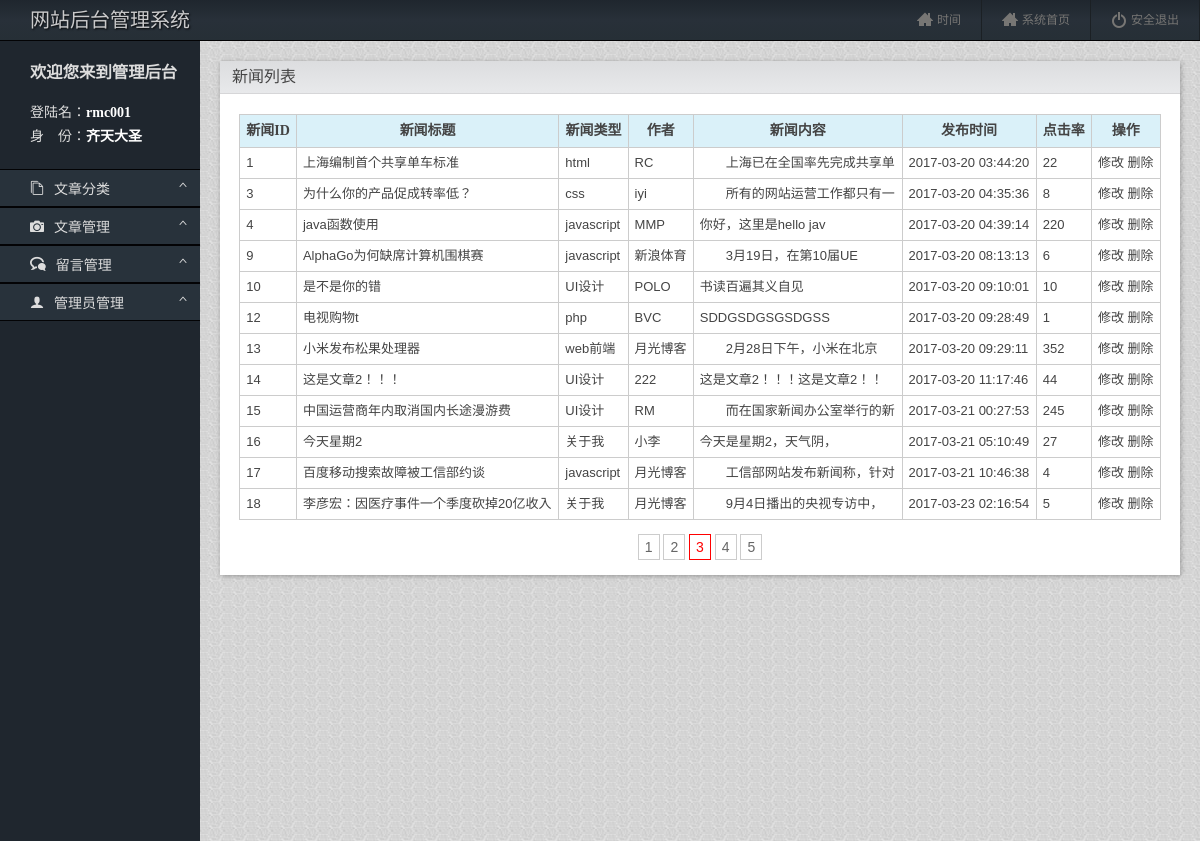
Page /admin/article_list.php (signed in) on the committed database.
### tables this page shows
CREATE TABLE `article` (
  `id` int(11) NOT NULL AUTO_INCREMENT,
  `title` varchar(100) DEFAULT NULL,
  `cate_id` int(11) DEFAULT NULL,
  `author` varchar(20) DEFAULT NULL,
  `content` text,
  `intime` timestamp NOT NULL DEFAULT CURRENT_TIMESTAMP,
  `view` int(11) DEFAULT '0',
  `img` varchar(50) DEFAULT NULL,
  PRIMARY KEY (`id`)
);

CREATE TABLE `category` (
  `id` int(11) NOT NULL AUTO_INCREMENT,
  `cate_name` varchar(50) DEFAULT NULL,
  `order_no` tinyint(4) DEFAULT NULL,
  PRIMARY KEY (`id`)
);

### admin/article_list.php (the view, shortened to what this page needs)
<?php
include('./header.php');
?>
<div class="mainbox">
    <div class="note">
        <h4>新闻列表</h4>
        <table class="news_list">
            <thead>
            <tr>
                <th>新闻ID</th>
                <th>新闻标题</th>
                <th>新闻类型</th>
                <th>作者</th>
                <th>新闻内容</th>
                <th>发布时间</th>
                <th>点击率</th>
                <th>操作</th>
            </tr>
            </thead>
            <tbody>
            <?php
            $sql="select article.*, category.cate_name from article,category where article.cate_id=category.id order by article.id asc";
            $rs=mysqli_query($conn,$sql);
            while($row=mysqli_fetch_assoc($rs)){
                echo   '<tr>';
                echo   '<td>'.$row['id'].'</td>';
                echo   '<td>'.$row['title'].'</td>';
                echo    '<td>'.$row['cate_name'].'</td>';
                echo    '<td>'.$row['author'].'</td>';
                echo    '<td>'.mb_substr($row['content'],0,15,'utf-8').'</td>';
                echo    '<td>'.$row['intime'].'</td>';
                echo    '<td>'.$row['view'].'</td>';
                echo  '<td>
                            <a href="article_edit.php?id='.$row['id'].'">修改</a>
                            <a href="article_action.php?act=delete&id='.$row['id'].'"
                            onclick="return confirm(\'你确定要删除吗\')">删除</a>
                        </td>';
                echo '</tr>';
            }?>
            </tbody>
        </table>
        <div class="page">
            <a href="#">1</a>
            <a href="#">2</a>
            <a href="#" class="on">3</a>
            <a href="#">4</a>
            <a href="#">5</a>
        </div>
    </div>
</div>
<?php
include('./footer.php');
?>

### admin/images/index.css (style rules this page uses)
a { text-decoration:none;color:#444; }
html,body,h1,h4 { margin:0;padding:0; }
html,body { height:100%;color:#444; }
.mainbox { -webkit-flex-grow:1;flex-grow:1;width:200px;background:#ff0;background:url(bg.jpg); }
.note { margin:20px;padding-bottom:1px;background:#fff;box-shadow:1px 1px 5px rgba(0,0,0,0.3); }
.note h4 { background:linear-gradient(0deg, #e8e9eb,#dcdddf);height:32px;font:16px/32px 微软雅黑;padding-left:12px;border-bottom:1px solid #d6d6d8; }
.news_list { margin:20px auto;width:96%;border-collapse:collapse; }
.news_list td,.news_list th { border:1px solid #ccc;padding:4px 6px; }
.news_list th { font:bold 14px/24px 微软雅黑;background:#daf1f9; }
.news_list td { font:13px/22px arial; }
.page { text-align:center;font:14px/14px verdana,arial;margin:20px; }
.page a { border:1px solid #ccc;text-decoration:none;padding:4px 6px;color:#666; }
.page a:hover,.page a.on { border:1px solid #f00;color:#f00; }

### rows in the picture
article: id "1", title "上海编制首个共享单车标准", category.cate_name "html", author "RC", content "上海已在全国率先完成共享单", intime "2017-03-20 03:44:20", view "22"
article: id "3", title "为什么你的产品促成转率低？", category.cate_name "css", author "iyi", content "所有的网站运营工作都只有一", intime "2017-03-20 04:35:36", view "8"
article: id "4", title "java函数使用", category.cate_name "javascript", author "MMP", content "你好，这里是hello jav", intime "2017-03-20 04:39:14", view "220"
article: id "9", title "AlphaGo为何缺席计算机围棋赛", category.cate_name "javascript", author "新浪体育", content "3月19日，在第10届UE", intime "2017-03-20 08:13:13", view "6"
article: id "10", title "是不是你的错", category.cate_name "UI设计", author "POLO", content "书读百遍其义自见", intime "2017-03-20 09:10:01", view "10"
article: id "12", title "电视购物t", category.cate_name "php", author "BVC", content "SDDGSDGSGSDGSS", intime "2017-03-20 09:28:49", view "1"
article: id "13", title "小米发布松果处理器", category.cate_name "web前端", author "月光博客", content "2月28日下午，小米在北京", intime "2017-03-20 09:29:11", view "352"
article: id "14", title "这是文章2！！！", category.cate_name "UI设计", author "222", content "这是文章2！！！这是文章2！！", intime "2017-03-20 11:17:46", view "44"
article: id "15", title "中国运营商年内取消国内长途漫游费", category.cate_name "UI设计", author "RM", content "而在国家新闻办公室举行的新", intime "2017-03-21 00:27:53", view "245"
article: id "16", title "今天星期2", category.cate_name "关于我", author "小李", content "今天是星期2，天气阴，", intime "2017-03-21 05:10:49", view "27"
article: id "17", title "百度移动搜索故障被工信部约谈", category.cate_name "javascript", author "月光博客", content "工信部网站发布新闻称，针对", intime "2017-03-21 10:46:38", view "4"
article: id "18", title "李彦宏：因医疗事件一个季度砍掉20亿收入", category.cate_name "关于我", author "月光博客", content "9月4日播出的央视专访中，", intime "2017-03-23 02:16:54", view "5"

### other values in the picture
$_SESSION['username'] "rmc001"
$_SESSION['flag'] "齐天大圣"
